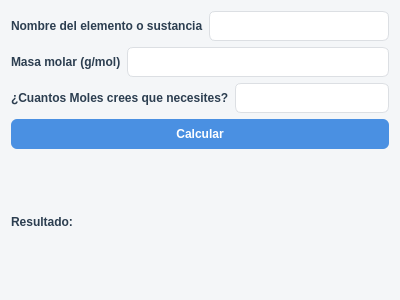
<?xml version="1.0" encoding="UTF-8"?>
<ui version="4.0">
 <class>Calc_moles</class>
 <widget class="QDialog" name="Calc_moles">
  <property name="geometry">
   <rect>
    <x>0</x>
    <y>0</y>
    <width>400</width>
    <height>300</height>
   </rect>
  </property>
  <property name="windowTitle">
   <string>Calc_moles</string>
  </property>
  <property name="styleSheet">
   <string notr="true">/* Fondo general del diálogo */
QDialog {
    background-color: #f4f6f8;
    font-family: &quot;Segoe UI&quot;;
    font-size: 10pt;
}

/* Etiquetas */
QLabel {
    color: #2c3e50;
    font-weight: 500;
}

/* Campos de texto */
QLineEdit {
    background-color: #ffffff;
    border: 1px solid #dcdfe3;
    border-radius: 6px;
    padding: 6px 8px;
    selection-background-color: #4a90e2;
    selection-color: white;
}

QLineEdit:focus {
    border: 1px solid #4a90e2;
}

/* Botones */
QPushButton {
    background-color: #4a90e2;
    color: white;
    border: none;
    border-radius: 6px;
    padding: 8px 14px;
    font-weight: 500;
}

QPushButton:hover {
    background-color: #3b7dc4;
}

QPushButton:pressed {
    background-color: #2f5f94;
}

QPushButton:disabled {
    background-color: #cfd6dd;
    color: #7a8a99;
}</string>
  </property>
  <layout class="QGridLayout" name="gridLayout">
   <item row="0" column="0">
    <layout class="QVBoxLayout" name="verticalLayout_3">
     <item>
      <layout class="QVBoxLayout" name="verticalLayout">
       <item>
        <layout class="QHBoxLayout" name="horizontalLayout">
         <item>
          <widget class="QLabel" name="label_elemento">
           <property name="text">
            <string>Nombre del elemento o sustancia</string>
           </property>
          </widget>
         </item>
         <item>
          <widget class="QLineEdit" name="lineEdit_elemento"/>
         </item>
        </layout>
       </item>
       <item>
        <layout class="QHBoxLayout" name="horizontalLayout_2">
         <item>
          <widget class="QLabel" name="label_masa_molar">
           <property name="text">
            <string>Masa molar (g/mol)</string>
           </property>
          </widget>
         </item>
         <item>
          <widget class="QLineEdit" name="lineEdit_masa_molar"/>
         </item>
        </layout>
       </item>
       <item>
        <layout class="QHBoxLayout" name="horizontalLayout_3">
         <item>
          <widget class="QLabel" name="label_prediccion_moles">
           <property name="text">
            <string>¿Cuantos Moles crees que necesites?</string>
           </property>
          </widget>
         </item>
         <item>
          <widget class="QLineEdit" name="lineEdit_prediccion_moles"/>
         </item>
        </layout>
       </item>
      </layout>
     </item>
     <item>
      <layout class="QVBoxLayout" name="verticalLayout_2">
       <item>
        <widget class="QPushButton" name="Boton_calc">
         <property name="text">
          <string>Calcular</string>
         </property>
        </widget>
       </item>
       <item>
        <widget class="QLabel" name="label_resultado">
         <property name="text">
          <string>Resultado:</string>
         </property>
        </widget>
       </item>
      </layout>
     </item>
    </layout>
   </item>
  </layout>
 </widget>
 <resources/>
 <connections/>
</ui>
